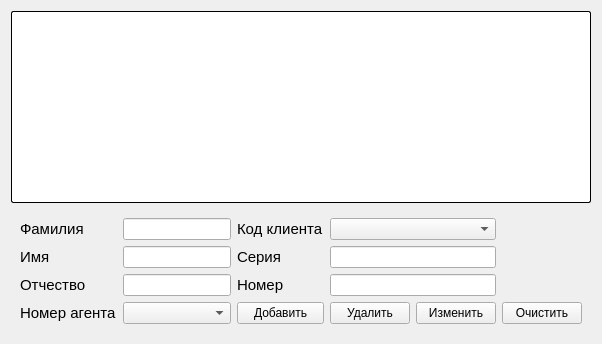
          <widget class="QWidget" name="tab_15">
           <attribute name="title">
            <string>Покупатель</string>
           </attribute>
           <layout class="QGridLayout" name="gridLayout_11">
            <item row="0" column="0">
             <widget class="QTableWidget" name="tableWidget_1">
              <property name="styleSheet">
               <string notr="true">
border-radius: 2px;      
  border-width: 1px;      
  border-color:  black;   
  border-style: outset;
background-color: rgb(255, 255, 255);</string>
              </property>
             </widget>
            </item>
            <item row="1" column="0">
             <widget class="QWidget" name="widget_12" native="true">
              <property name="styleSheet">
               <string notr="true"/>
              </property>
              <layout class="QGridLayout" name="gridLayout_2">
               <item row="0" column="0">
                <widget class="QLabel" name="label_45">
                 <property name="text">
                  <string>&lt;html&gt;&lt;head/&gt;&lt;body&gt;&lt;p&gt;&lt;span style=&quot; font-size:11pt;&quot;&gt;Фамилия&lt;/span&gt;&lt;/p&gt;&lt;/body&gt;&lt;/html&gt;</string>
                 </property>
                </widget>
               </item>
               <item row="0" column="1">
                <widget class="QLineEdit" name="line3">
                 <property name="styleSheet">
                  <string notr="true"/>
                 </property>
                </widget>
               </item>
               <item row="0" column="2">
                <widget class="QLabel" name="label_84">
                 <property name="text">
                  <string>&lt;html&gt;&lt;head/&gt;&lt;body&gt;&lt;p&gt;&lt;span style=&quot; font-size:11pt;&quot;&gt;Код клиента&lt;/span&gt;&lt;/p&gt;&lt;/body&gt;&lt;/html&gt;</string>
                 </property>
                </widget>
               </item>
               <item row="0" column="3" colspan="2">
                <widget class="QComboBox" name="comboBox"/>
               </item>
               <item row="1" column="0">
                <widget class="QLabel" name="label_47">
                 <property name="text">
                  <string>&lt;html&gt;&lt;head/&gt;&lt;body&gt;&lt;p&gt;&lt;span style=&quot; font-size:11pt;&quot;&gt;Имя&lt;/span&gt;&lt;/p&gt;&lt;/body&gt;&lt;/html&gt;</string>
                 </property>
                </widget>
               </item>
               <item row="1" column="1">
                <widget class="QLineEdit" name="line4">
                 <property name="styleSheet">
                  <string notr="true"/>
                 </property>
                </widget>
               </item>
               <item row="1" column="2">
                <widget class="QLabel" name="label_46">
                 <property name="text">
                  <string>&lt;html&gt;&lt;head/&gt;&lt;body&gt;&lt;p&gt;&lt;span style=&quot; font-size:11pt;&quot;&gt;Серия&lt;/span&gt;&lt;/p&gt;&lt;/body&gt;&lt;/html&gt;</string>
                 </property>
                </widget>
               </item>
               <item row="1" column="3" colspan="2">
                <widget class="QLineEdit" name="line7">
                 <property name="styleSheet">
                  <string notr="true"/>
                 </property>
                </widget>
               </item>
               <item row="2" column="0">
                <widget class="QLabel" name="label_49">
                 <property name="text">
                  <string>&lt;html&gt;&lt;head/&gt;&lt;body&gt;&lt;p&gt;&lt;span style=&quot; font-size:11pt;&quot;&gt;Отчество&lt;/span&gt;&lt;/p&gt;&lt;/body&gt;&lt;/html&gt;</string>
                 </property>
                </widget>
               </item>
               <item row="2" column="1">
                <widget class="QLineEdit" name="line6">
                 <property name="styleSheet">
                  <string notr="true"/>
                 </property>
                </widget>
               </item>
               <item row="2" column="2">
                <widget class="QLabel" name="label_48">
                 <property name="text">
                  <string>&lt;html&gt;&lt;head/&gt;&lt;body&gt;&lt;p&gt;&lt;span style=&quot; font-size:11pt;&quot;&gt;Номер&lt;/span&gt;&lt;/p&gt;&lt;/body&gt;&lt;/html&gt;</string>
                 </property>
                </widget>
               </item>
               <item row="2" column="3" colspan="2">
                <widget class="QLineEdit" name="line10">
                 <property name="styleSheet">
                  <string notr="true"/>
                 </property>
                </widget>
               </item>
               <item row="3" column="0">
                <widget class="QLabel" name="label_85">
                 <property name="text">
                  <string>&lt;html&gt;&lt;head/&gt;&lt;body&gt;&lt;p&gt;&lt;span style=&quot; font-size:11pt;&quot;&gt;Номер агента&lt;/span&gt;&lt;/p&gt;&lt;/body&gt;&lt;/html&gt;</string>
                 </property>
                </widget>
               </item>
               <item row="3" column="1">
                <widget class="QComboBox" name="comboBox_12"/>
               </item>
               <item row="3" column="2">
                <widget class="QPushButton" name="pushButton_3">
                 <property name="styleSheet">
                  <string notr="true"/>
                 </property>
                 <property name="text">
                  <string>Добавить</string>
                 </property>
                </widget>
               </item>
               <item row="3" column="3">
                <widget class="QPushButton" name="pushButton_22">
                 <property name="styleSheet">
                  <string notr="true"/>
                 </property>
                 <property name="text">
                  <string>Удалить</string>
                 </property>
                </widget>
               </item>
               <item row="3" column="4">
                <widget class="QPushButton" name="pushButton_5">
                 <property name="styleSheet">
                  <string notr="true"/>
                 </property>
                 <property name="text">
                  <string>Изменить</string>
                 </property>
                </widget>
               </item>
               <item row="3" column="5">
                <widget class="QPushButton" name="pushButton_4">
                 <property name="styleSheet">
                  <string notr="true"/>
                 </property>
                 <property name="text">
                  <string>Очистить</string>
                 </property>
                </widget>
               </item>
              </layout>
             </widget>
            </item>
           </layout>
          </widget>
